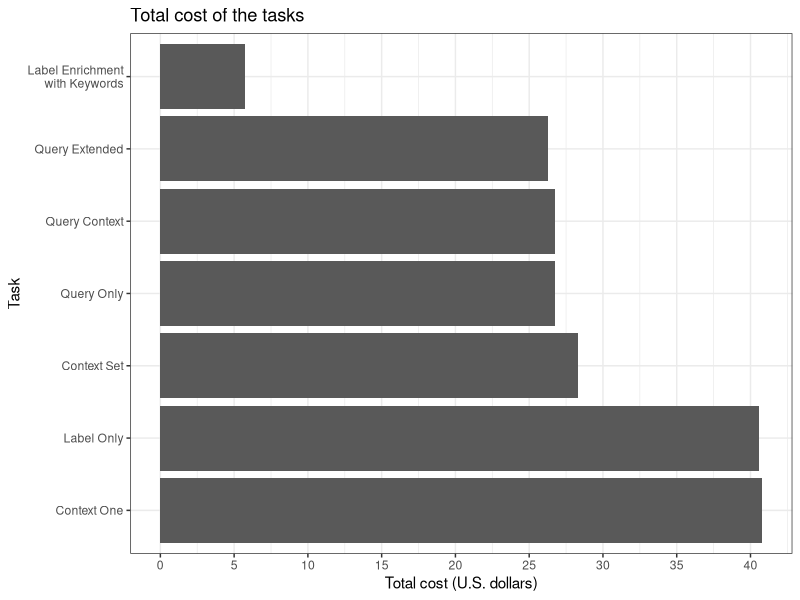
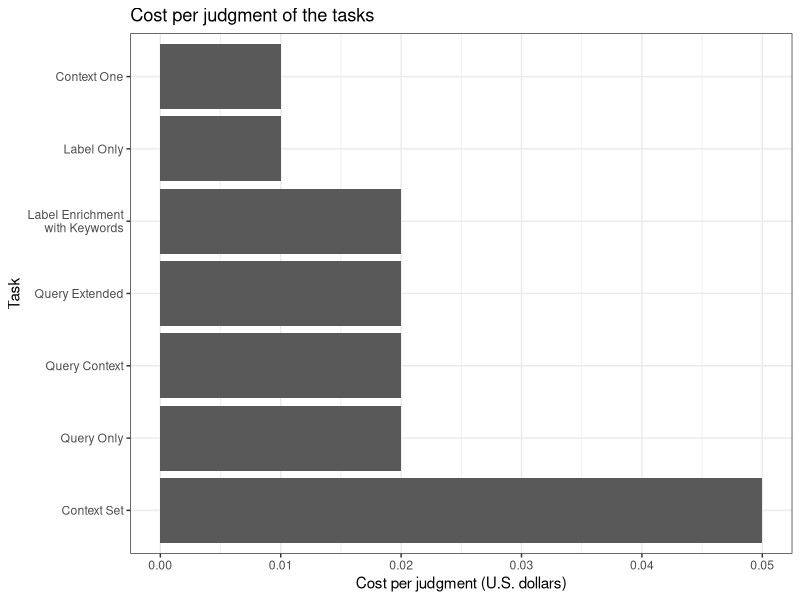
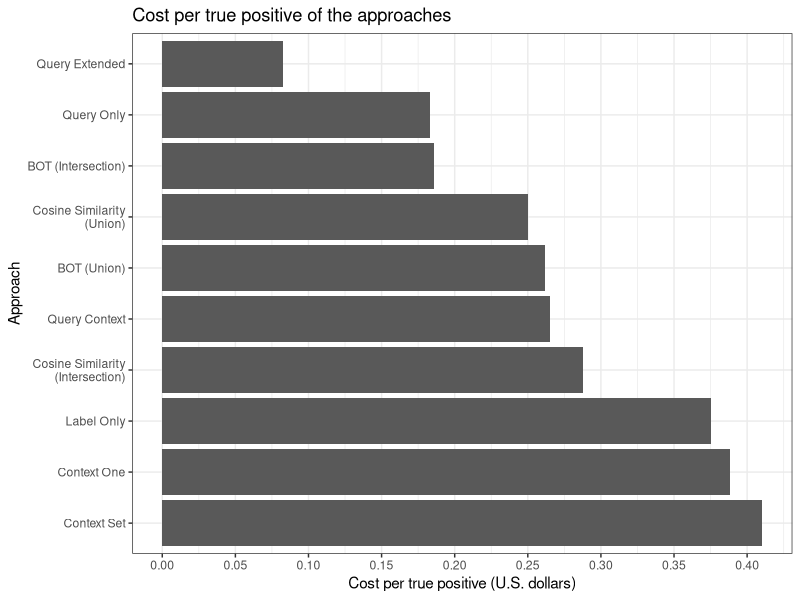
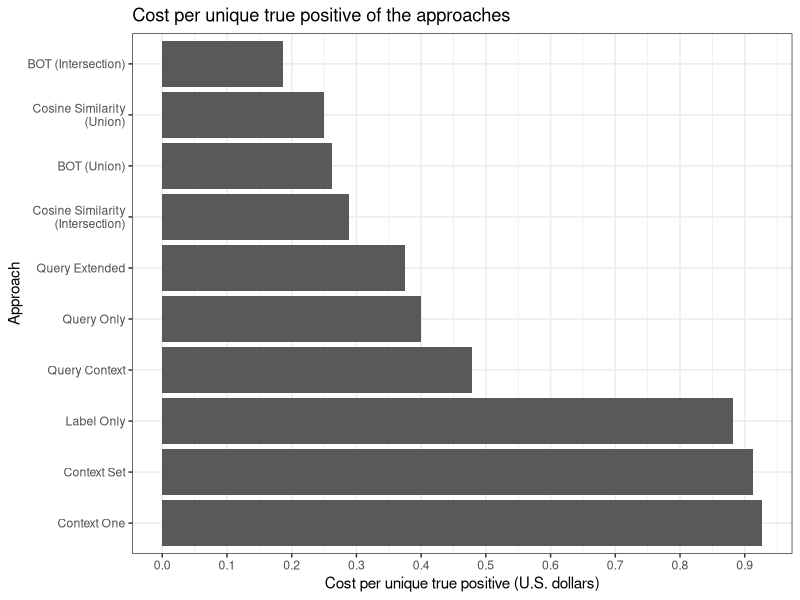
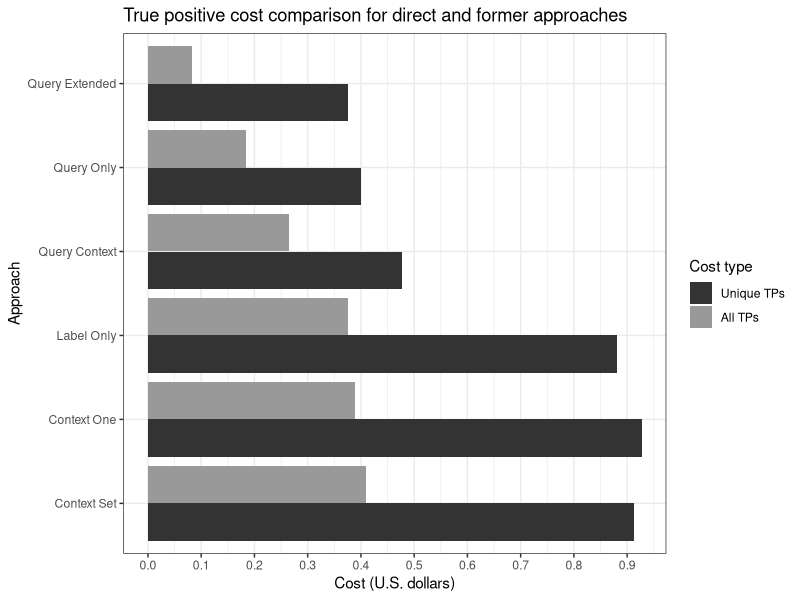
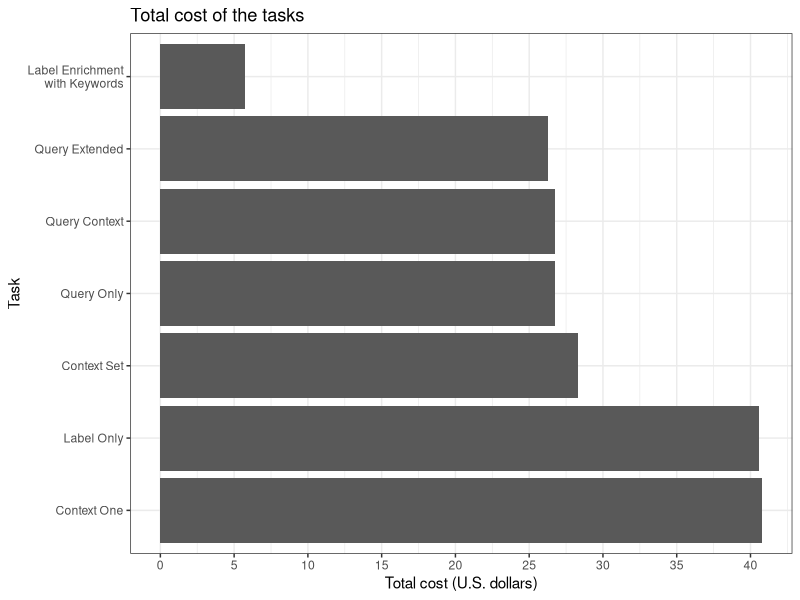
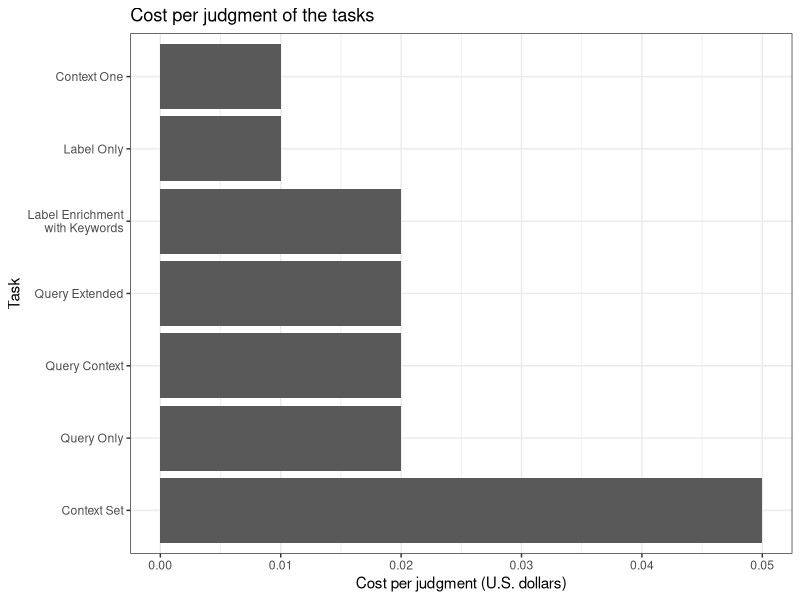
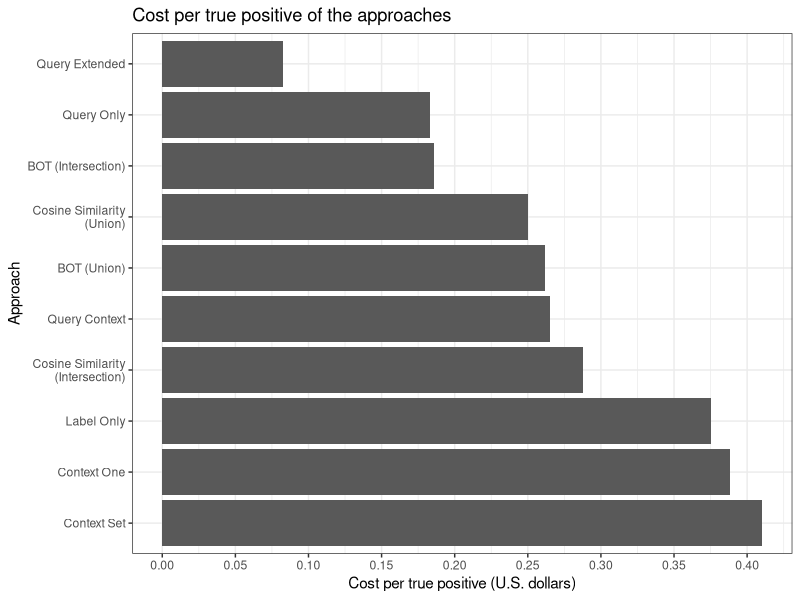

The R source for these figures, in order:
## ---- chunk 1
knitr::opts_chunk$set(echo = TRUE)
## ---- chunk 2
library(tidyverse)
library(stringr)
## ---- chunk 3
TASK_NAME_LABELS <- c(
  # Indirect task
  "IT_01" = "Label Enrichment\nwith Keywords",
  # Direct tasks
  "DT_01" = "Query Only",
  "DT_02" = "Query Context",
  "DT_03" = "Query Extended",
  # Former tasks
  "FT_01" = "Label Only",
  "FT_02" = "Context One",
  "FT_03" = "Context Set"
)

APPROACH_NAME_LABELS <- c(
  # Indirect task approaches
  "IT_01_BOT_UNION" = "BOT (Union)",
  "IT_01_BOT_INTERSECTION" = "BOT (Intersection)",
  "IT_01_CA_UNION" = "Cosine Similarity\n(Union)",
  "IT_01_CA_INTERSECTION" = "Cosine Similarity\n(Intersection)",
  # Direct tasks
  "DT_01" = "Query Only",
  "DT_02" = "Query Context",
  "DT_03" = "Query Extended",
  # Former tasks
  "FT_01" = "Label Only",
  "FT_02" = "Context One",
  "FT_03" = "Context Set"
)
## ---- chunk 4
# Total and per judgment costs of tasks.
# These costs are the ones associated to 
# executing tasks on Crowdflower.
# All costs in U.S. dollars.
task_costs <- tibble(
  task_id = c(
    # Indirect task
    "IT_01",
    # Direct tasks
    "DT_01",
    "DT_02",
    "DT_03",
    # Former tasks
    "FT_01",
    "FT_02",
    "FT_03"
  ),
  total_cost = c(
    # Indirect task
    5.76,
    # Direct tasks
    26.76,
    26.76,
    26.28,
    # Former tasks (costs reported by paper)
    40.56,
    40.80,
    28.32
  ),
  cost_per_jdg = c(
    # Indirect task
    0.02,
    # Direct tasks
    0.02,
    0.02,
    0.02,
    # Former tasks (costs reported by paper)
    0.01,
    0.01,
    0.05
  )
)
## ---- chunk 5
# Per true positive 
# and per unique true positive costs.
# These costs are associated to the performance
# of tasks.
# For direct and former tasks, the approach coincides
# with the task.
# For the indirect task, the approaches stem from
# the algorithms and the configurations used.
# All costs in U.S. dollars.
approaches_costs <- tibble(
  approach_id = c(
    # Indirect task approaches
    "IT_01_BOT_UNION",
    "IT_01_BOT_INTERSECTION",
    "IT_01_CA_UNION",
    "IT_01_CA_INTERSECTION",
    # Direct tasks
    "DT_01",
    "DT_02",
    "DT_03",
    # Former tasks
    "FT_01",
    "FT_02",
    "FT_03"
  ),
  total_cost = c(
    # Indirect task approaches
    5.76,
    5.76,
    5.76,
    5.76,
    # Direct tasks
    26.76,
    26.76,
    26.28,
    # Former tasks (costs reported by paper)
    40.56,
    40.80,
    28.32
  ),
  tp_overall = c(
    # Indirect task approaches
    22,
    31,
    23,
    20,
    # Direct tasks
    146,
    101,
    319,
    # Former tasks
    108,
    105,
    69
  ),
  tp_overall_unique = c(
    # Indirect task approaches
    22,
    31,
    23,
    20,
    # Direct tasks
    67,
    56,
    70,
    # Former tasks
    46,
    44,
    31
  )
)

  
approaches_costs <- 
  approaches_costs %>% 
  mutate(
    # How much does a true positive cost? (All and unique)
    cost_per_tp = total_cost / tp_overall,
    cost_per_unique_tp = total_cost / tp_overall_unique,
    increase = cost_per_unique_tp / cost_per_tp
  )
## ---- chunk 6
ggplot(
  task_costs,
  aes(
    x = reorder(task_id, -total_cost),
    y = total_cost
  )
) +
  geom_col() +
  labs(
    x = "Task",
    y = "Total cost (U.S. dollars)",
    title = "Total cost of the tasks"
  ) +
  scale_x_discrete(
    labels = TASK_NAME_LABELS
  ) +
  scale_y_continuous(
    breaks = seq(0, 45, 5)
  ) +
  coord_flip() +
  theme_bw()
## ---- chunk 7
ggsave("chp07_task_total_cost.png", width = 8)
## ---- chunk 8
ggplot(
  task_costs,
  aes(
    x = reorder(task_id, -cost_per_jdg),
    y = cost_per_jdg
  )
) +
  geom_col() +
  labs(
    x = "Task",
    y = "Cost per judgment (U.S. dollars)",
    title = "Cost per judgment of the tasks"
  ) +
  scale_x_discrete(
    labels = TASK_NAME_LABELS
  ) +
  scale_y_continuous(
    breaks = seq(0, 0.1, 0.01)
  ) +
  coord_flip() +
  theme_bw()
## ---- chunk 9
ggsave("chp07_task_per_jdg_cost.png", width = 8)
## ---- chunk 10
ggplot(
  approaches_costs,
  aes(
    x = reorder(approach_id, -cost_per_tp),
    y = cost_per_tp
  )
) +
  geom_col() +
  labs(
    x = "Approach",
    y = "Cost per true positive (U.S. dollars)",
    title = "Cost per true positive of the approaches"
  ) +
  scale_x_discrete(
    labels = APPROACH_NAME_LABELS
  ) +
  scale_y_continuous(
    breaks = seq(0, 1, 0.05)
  ) +
  coord_flip() +
  theme_bw()
## ---- chunk 11
ggsave("chp07_cost_per_tp.png", width = 8)
## ---- chunk 12
ggplot(
  approaches_costs,
  aes(
    x = reorder(approach_id, -cost_per_unique_tp),
    y = cost_per_unique_tp
  )
) +
  geom_col() +
  labs(
    x = "Approach",
    y = "Cost per unique true positive (U.S. dollars)",
    title = "Cost per unique true positive of the approaches"
  ) +
  scale_x_discrete(
    labels = APPROACH_NAME_LABELS
  ) +
  scale_y_continuous(
    breaks = seq(0, 1, 0.1)
  ) +
  coord_flip() +
  theme_bw()
## ---- chunk 13
ggsave("chp07_cost_per_unique_tp.png", width = 8)
## ---- chunk 14
gathered_approaches_costs <- 
  approaches_costs %>% 
  gather(
    cost_per_tp, cost_per_unique_tp,
    key = "tp_type",
    value = "tp_cost"
  ) %>% 
  mutate(
    tp_type = str_replace(tp_type, "cost_per_tp", "All TPs"),
    tp_type = str_replace(tp_type, "cost_per_unique_tp", "Unique TPs"),
    tp_type = factor(tp_type, levels = c("Unique TPs", "All TPs"))
  ) %>% 
  filter(
    !str_detect(approach_id, "IT_01")
  )
## ---- chunk 15
ggplot(
  gathered_approaches_costs,
  aes(
    x = reorder(approach_id, -tp_cost),
    y = tp_cost,
    fill = tp_type
  )
) +
  geom_col(position = "dodge") +
  labs(
    x = "Approach",
    y = "Cost (U.S. dollars)",
    title = "True positive cost comparison for direct and former approaches"
  ) +
  scale_x_discrete(
    labels = APPROACH_NAME_LABELS
  ) +
  scale_y_continuous(
    breaks = seq(0, 1, 0.1)
  ) +
  scale_fill_grey(
    name = "Cost type",
    start = 0.2, end = 0.6
  ) +
  coord_flip() + 
  theme_bw()
## ---- chunk 16
ggsave("chp07_tp_cost_cmp.png", width = 8)
